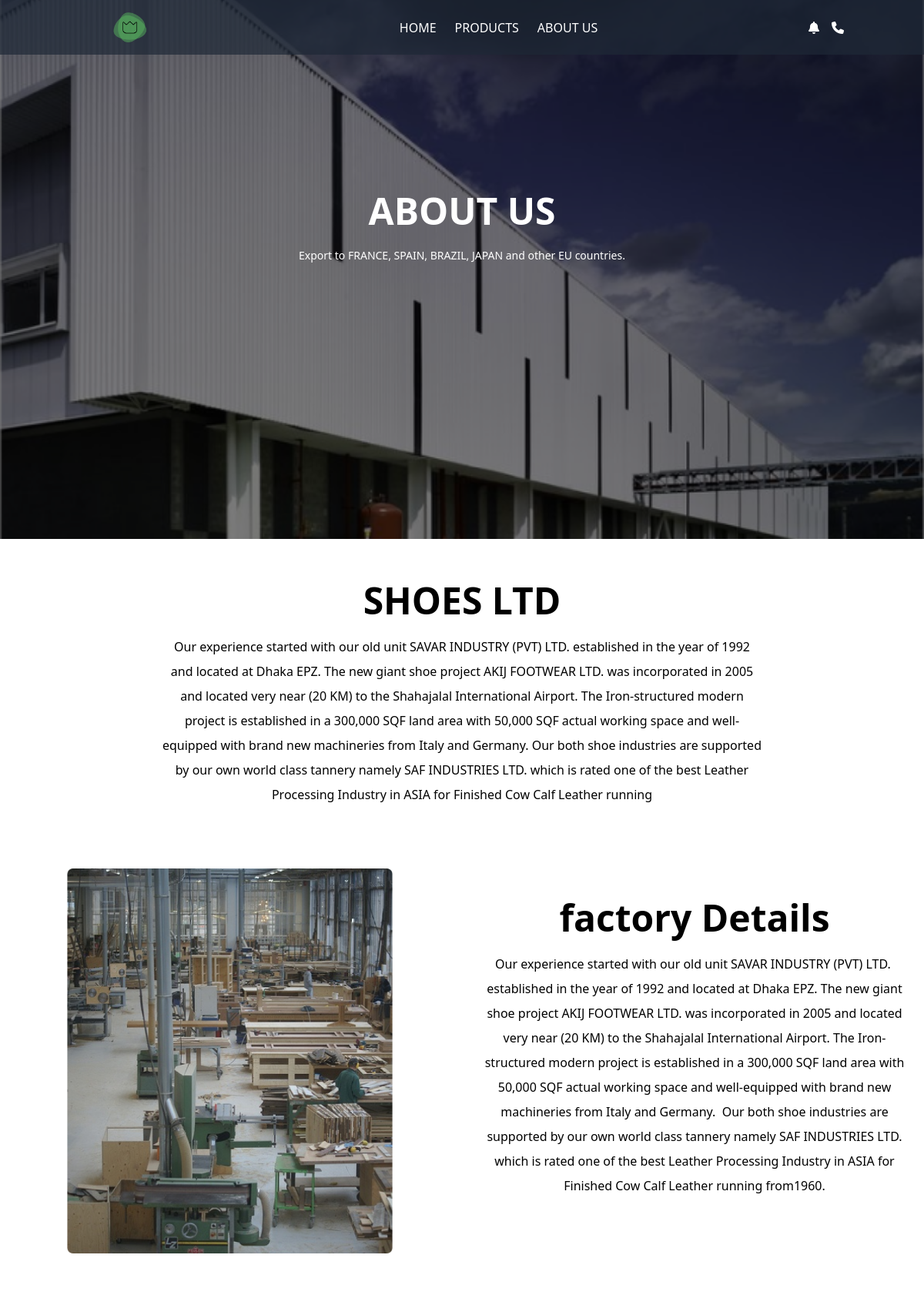
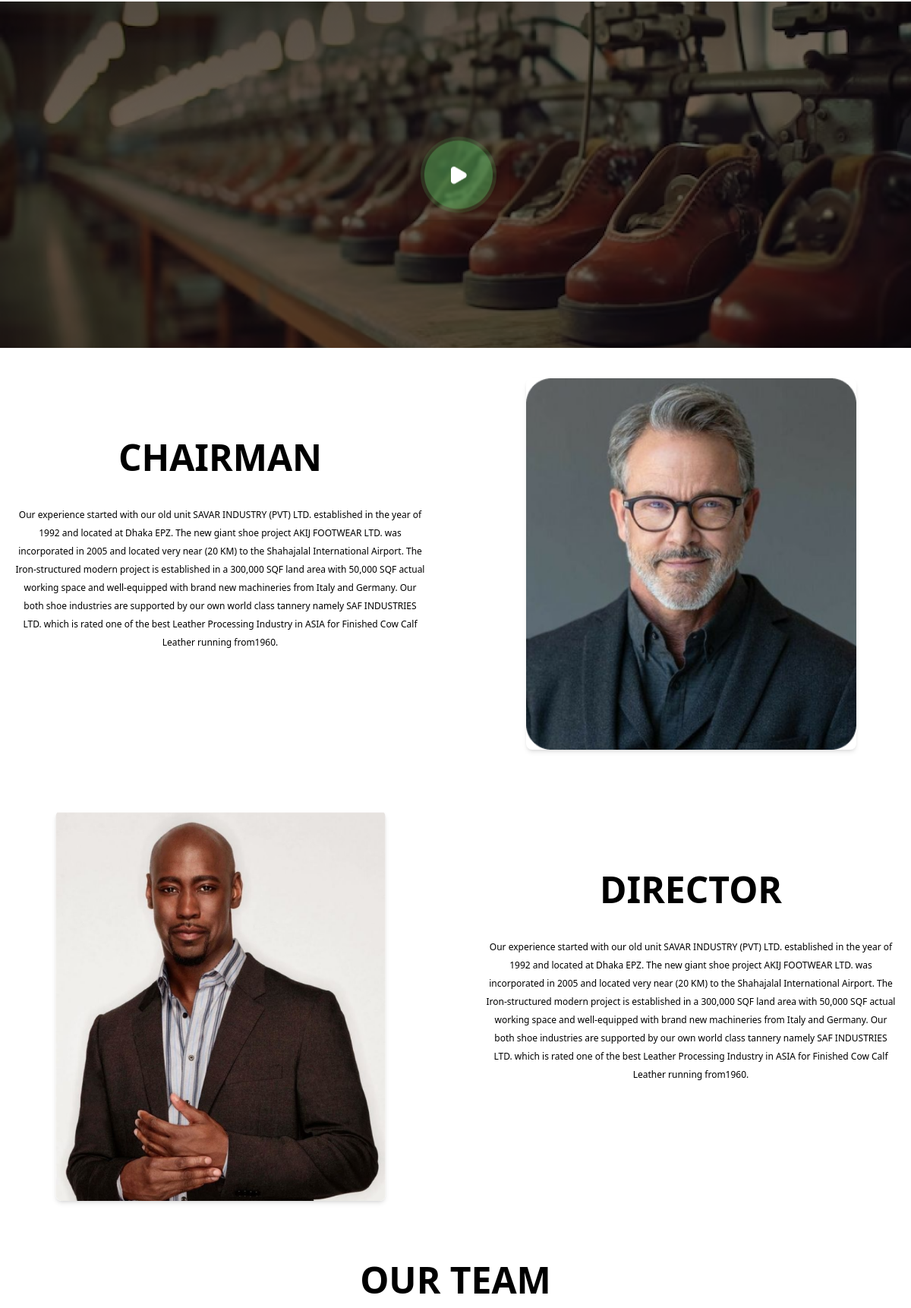
The page /about/ (upper part) on the database its author committed (2 pictures, top to bottom).
### home/models.py (models this page shows, shortened)
class Footer(models.Model):
    logo = models.ImageField(upload_to='logo/', verbose_name="Site logo")
    title = models.CharField(max_length=100)
    description = models.TextField()
    fb_link = models.URLField(blank=True, null=True)
    twitter_link = models.URLField(blank=True, null=True)
    instagram_link = models.URLField(blank=True, null=True)
    youtube_link = models.URLField(blank=True, null=True)

class AboutUsBanner(models.Model):
    image = models.ImageField(upload_to='about_us/banner/', verbose_name="Banner Image")
    title = models.CharField(max_length=200, blank=True, null=True, verbose_name="Title (Optional)")
    subtitle = models.TextField(blank=True, null=True, verbose_name="Subtitle")

class CompanyVoice(models.Model):
    title = models.CharField(max_length=200, verbose_name="Title")
    text = models.TextField(verbose_name="Text")

class FactoryDetail(models.Model):
    title = models.CharField(max_length=200, verbose_name="Title")
    text = models.TextField(verbose_name="Text")
    image = models.ImageField(upload_to='about_us/factory/', verbose_name="Factory Image")

class VideoSection(models.Model):
    title = models.CharField(max_length=200, verbose_name="Title", blank=True, null=True)
    video_link = models.URLField(blank=True, null=True, verbose_name="Video Link")
    video_file = models.FileField(upload_to='about_us/videos/', blank=True, null=True, verbose_name="Video File")
    background_image = models.ImageField(upload_to='about_us/backgrounds/', blank=True, null=True, verbose_name="Background Image")
    @property
    def embed_url(self):
        if self.video_link:
            match = re.search(r'(?:v=|\/embed\/|\/watch\?v=|\/)([a-zA-Z0-9_-]{11})', self.video_link)
            if match:
                video_id = match.group(1)
                return f"https://www.youtube.com/embed/{video_id}"
        return None

class ChairmanMessage(models.Model):
    title = models.CharField(max_length=200, verbose_name="Title")
    text = models.TextField(verbose_name="Text")
    image = models.ImageField(upload_to='about_us/chairman/', verbose_name="Chairman Image")

class DirectorMessage(models.Model):
    title = models.CharField(max_length=200, verbose_name="Title")
    text = models.TextField(verbose_name="Text")
    image = models.ImageField(upload_to='about_us/director/', verbose_name="Director Image")

### home/views.py (the view)
# urls.py: path('about/', about, name='about'),
def about(request):
    banner = AboutUsBanner.objects.last()
    company_voice = CompanyVoice.objects.last()
    factory_detail = FactoryDetail.objects.last()
    video_section = VideoSection.objects.first()
    chairman_message = ChairmanMessage.objects.last()
    director_message = DirectorMessage.objects.last()
    team_members = TeamMember.objects.all()
    mission_vision = MissionVision.objects.all()
    footer = Footer.objects.first()
    footer_links = FooterLink.objects.all()
    level1_categories = CategoryLevel1.objects.prefetch_related('level2_categories__level3_categories')
    products = Product.objects.order_by('-id')
    category_level1 = request.GET.get('category_level1')
    category_level2 = request.GET.get('category_level2')
    category_level3 = request.GET.get('category_level3')
    category_all = request.GET.get('category')
    if category_all == "all":
        pass
    elif category_level3:
        products = products.filter(category_id=category_level3)
    elif category_level2:
        products = products.filter(category__parent_id=category_level2)
    elif category_level1:
        products = products.filter(category__parent__parent_id=category_level1)
    context = {
        "banner": banner,
        "company_voice": company_voice,
        "factory_detail": factory_detail,
        "video_section": video_section,
        "chairman_message": chairman_message,
        "director_message": director_message,
        "team_members": team_members,
        "mission_vision": mission_vision,
        'footer': footer,
        'footer_links': footer_links,
        'level1_categories': level1_categories,
        'products': products,
    }
    return render(request, 'about.html', context)

### home/templates/about.html (shortened to what this page needs)
{% load static %}
<!DOCTYPE html>
<html lang="en">
<head>
    <script src="https://cdn.tailwindcss.com"></script>
    <link rel="stylesheet" href="https://cdnjs.cloudflare.com/ajax/libs/font-awesome/6.5.0/css/all.min.css">
</head>
<body class="relative">
    <header id="navbar" class="bg-gray-800 bg-opacity-70 text-white fixed w-full top-0 z-50">
        <div class="container mx-auto flex items-center justify-between p-4">
            <div class="flex items-center">
                <a href="{% url 'home' %}">
                    {% if footer and footer.logo %}
                        <img src="{{ footer.logo.url }}" alt="Logo" class="w-[129px] h-[39px] object-contain mr-3">
                    {% else %}
                        <span class="text-lg font-bold">Logo</span>
                    {% endif %}
                </a>
            </div>
            <nav class="hidden md:flex space-x-6 uppercase">
                <a href="{% url 'home' %}" class="hover:text-gray-300">Home</a>
                <a href="{% url 'product' %}" class="hover:text-gray-300">Products</a>
                <a href="{% url 'about' %}" class="hover:text-gray-300">About US</a>
            </nav>
            <div class="flex items-center space-x-4">
                <button class="hover:text-gray-300">
                    <i class="fa-solid fa-bell"></i>
                </button>
                <button class="hover:text-gray-300">
                    <i class="fa-solid fa-phone"></i>
                </button>
            </div>
        </div>
    </header>
    {% if banner %}
    <section
        class="relative bg-cover bg-center h-[700px]"
        style="background-image: url('{{ banner.image.url }}');">
        <div class="absolute inset-0 bg-black opacity-50"></div>
        <div class="relative z-10 flex flex-col justify-start max-w-[1500px] mx-auto text-white h-full space-y-6 px-4">
            <h2 class="text-3xl md:text-5xl font-bold uppercase mt-[250px] mx-auto">
                {{ banner.title|default:"Default Title" }}
            </h2>
            <p class="max-w-3xl leading-loose text-sm md:text-sm text-center mx-auto mb-48">
                {{ banner.subtitle|default:"Default Subtitle" }}
            </p>
        </div>
    </section>
    {% endif %}
    <main class="mx-auto p-4">
        <div class="py-10 max-w-[1200px] mx-auto">
            {% if company_voice %}
            <h1 class="font-bold text-5xl text-center">
                {{ company_voice.title|default:"Default Title" }}
            </h1>
            <p class="mt-5 w-2/3 leading-loose text-center text-xs lg:leading-loose lg:text-base mx-auto">
                {{ company_voice.text|default:"Default text will go here" }}
            </p>
            {% endif %}
        </div>
        <div class="py-10 max-w-[1200px] mx-auto">
            <div class="grid grid-cols-1 md:grid-cols-2 gap-10">
                {% if factory_detail %}
                <div>
                    <img src="{{ factory_detail.image.url }}" alt="Factory Image" class="mx-auto w-3/4 h-auto" />
                </div>
                <div>
                    <h1 class="text-center sm:mt-0 lg:mt-10 font-bold text-5xl mb-5">
                        {{ factory_detail.title|default:"Default Title" }}
                    </h1>
                    <p class="leading-loose text-xs text-center lg:leading-loose lg:text-base">
                        {{ factory_detail.text|default:"Default text will go here" }}
                    </p>
                </div>
                {% endif %}
            </div>
        </div>
    </main>
  <section class="py-10 w-full relative bg-cover bg-center h-[456px]"
  {% if video_section.background_image %}
  style="background-image: url('{{ video_section.background_image.url }}');"
  {% endif %}>
  <div class="absolute top-1/2 left-1/2 transform -translate-x-1/2 -translate-y-1/2">
      {% if video_section.embed_url or video_section.video_file %}
      <button data-dialog-target="modal"
          class="rounded-md py-2 px-4 border border-transparent text-center text-sm text-white transition-all shadow-md hover:shadow-lg focus:shadow-lg active:shadow-none disabled:pointer-events-none disabled:opacity-50 disabled:shadow-none ml-2">
          <img src="{% static 'assets/video.png' %}" alt="Play Video" />
      </button>
      {% endif %}
  </div>
</section>
    <section class="py-10 max-w-[1200px] mx-auto">
        <div class="grid grid-cols-1 md:grid-cols-2 gap-10">
            {% if chairman_message %}
            <div>
                <h1 class="text-center sm:mt-0 lg:mt-20 font-bold text-2xl md:text-5xl mb-5 uppercase">
                    {{ chairman_message.title|default:"Default Title" }}
                </h1>
                <p class="leading-loose text-xs text-center lg:leading-loose lg:text-xs p-5">
                    {{ chairman_message.text|default:"Default brief text goes here" }}
                </p>
            </div>
            <div>
                <img src="{{ chairman_message.image.url }}" alt="Chairman Image" class="mx-auto w-3/4 h-auto rounded-lg shadow-md" />
            </div>
            {% endif %}
        </div>
    </section>
    <section class="py-10 max-w-[1200px] mx-auto">
        <div class="grid grid-cols-1 md:grid-cols-2 gap-10">
            <div>
                {% if director_message %}
                <img src="{{ director_message.image.url }}" alt="Director Image" class="mx-auto w-3/4 h-auto rounded-lg shadow-md" />
                {% endif %}
            </div>
            <div>
                {% if director_message %}
                <h1 class="text-center sm:mt-0 lg:mt-20 font-bold text-2xl md:text-5xl mb-5 uppercase">
                    {{ director_message.title }}
                </h1>
                <p class="leading-loose text-xs text-center lg:leading-loose lg:text-xs p-5">
                    {{ director_message.text }}
                </p>
                {% endif %}
            </div>
        </div>
    </section>
    {% if team_members %}
    <section class="py-10 max-w-[1200px] mx-auto">
        <h1 class="font-bold text-5xl text-center mb-10">OUR TEAM</h1>
    </section>
    {% endif %}
</body>
</html>

### rows shown on the page
Footer: logo (picture)
AboutUsBanner: image (picture), title "ABOUT US", subtitle "Export to FRANCE, SPAIN, BRAZIL, JAPAN and other EU countries."
CompanyVoice: title "SHOES LTD", text "Our experience started with our old unit SAVAR INDUSTRY (PVT) LTD. established in the year of 1992 and located at Dhaka EPZ. The new giant shoe project AKIJ FOOTWEAR LTD. was incorporated in 2005 and located very near (20 KM) to the Shahajalal International Airport. The Iron-structured modern project is established in a 300,000 SQF land area with 50,000 SQF actual working space and well-equipped with brand new machineries from Italy and Germany. Our both shoe industries are supported by our own world class tannery namely SAF INDUSTRIES LTD. which is rated one of the best Leather Processing Industry in ASIA for Finished Cow Calf Leather running"
FactoryDetail: image (picture), title "factory Details", text "Our experience started with our old unit SAVAR INDUSTRY (PVT) LTD. established in the year of 1992 and located at Dhaka EPZ. The new giant shoe project AKIJ FOOTWEAR LTD. was incorporated in 2005 and located very near (20 KM) to the Shahajalal International Airport. The Iron-structured modern project is established in a 300,000 SQF land area with 50,000 SQF actual working space and well-equipped with brand new machineries from Italy and Germany. Our both shoe industries are supported by our own world class tannery namely SAF INDUSTRIES LTD. which is rated one of the best Leather Processing Industry in ASIA for Finished Cow Calf Leather running from1960."
VideoSection: background_image (picture)
ChairmanMessage: title "CHAIRMAN", text "Our experience started with our old unit SAVAR INDUSTRY (PVT) LTD. established in the year of 1992 and located at Dhaka EPZ. The new giant shoe project AKIJ FOOTWEAR LTD. was incorporated in 2005 and located very near (20 KM) to the Shahajalal International Airport. The Iron-structured modern project is established in a 300,000 SQF land area with 50,000 SQF actual working space and well-equipped with brand new machineries from Italy and Germany. Our both shoe industries are supported by our own world class tannery namely SAF INDUSTRIES LTD. which is rated one of the best Leather Processing Industry in ASIA for Finished Cow Calf Leather running from1960.", image (picture)
DirectorMessage: image (picture), title "DIRECTOR", text "Our experience started with our old unit SAVAR INDUSTRY (PVT) LTD. established in the year of 1992 and located at Dhaka EPZ. The new giant shoe project AKIJ FOOTWEAR LTD. was incorporated in 2005 and located very near (20 KM) to the Shahajalal International Airport. The Iron-structured modern project is established in a 300,000 SQF land area with 50,000 SQF actual working space and well-equipped with brand new machineries from Italy and Germany. Our both shoe industries are supported by our own world class tannery namely SAF INDUSTRIES LTD. which is rated one of the best Leather Processing Industry in ASIA for Finished Cow Calf Leather running from1960."
